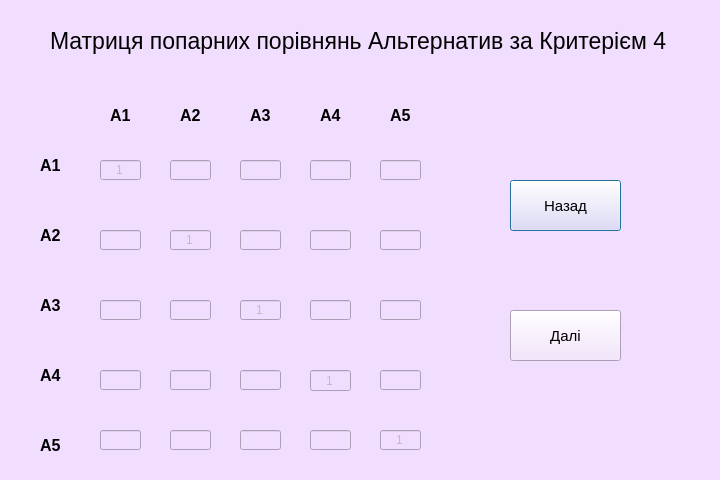
<?xml version="1.0" encoding="UTF-8"?>
<ui version="4.0">
 <class>aawin4</class>
 <widget class="QDialog" name="aawin4">
  <property name="enabled">
   <bool>true</bool>
  </property>
  <property name="geometry">
   <rect>
    <x>0</x>
    <y>0</y>
    <width>720</width>
    <height>480</height>
   </rect>
  </property>
  <property name="minimumSize">
   <size>
    <width>720</width>
    <height>480</height>
   </size>
  </property>
  <property name="maximumSize">
   <size>
    <width>720</width>
    <height>480</height>
   </size>
  </property>
  <property name="windowTitle">
   <string>Dialog</string>
  </property>
  <property name="styleSheet">
   <string notr="true">background-color:rgb(241,222,255);</string>
  </property>
  <widget class="QLabel" name="label">
   <property name="geometry">
    <rect>
     <x>50</x>
     <y>10</y>
     <width>631</width>
     <height>61</height>
    </rect>
   </property>
   <property name="font">
    <font>
     <pointsize>17</pointsize>
     <weight>50</weight>
     <bold>false</bold>
    </font>
   </property>
   <property name="text">
    <string>Матриця попарних порівнянь Альтернатив за Критерієм 4</string>
   </property>
  </widget>
  <widget class="QLabel" name="label_2">
   <property name="geometry">
    <rect>
     <x>40</x>
     <y>150</y>
     <width>31</width>
     <height>31</height>
    </rect>
   </property>
   <property name="font">
    <font>
     <pointsize>12</pointsize>
     <weight>75</weight>
     <bold>true</bold>
    </font>
   </property>
   <property name="text">
    <string>А1</string>
   </property>
  </widget>
  <widget class="QLabel" name="label_3">
   <property name="geometry">
    <rect>
     <x>40</x>
     <y>220</y>
     <width>31</width>
     <height>31</height>
    </rect>
   </property>
   <property name="font">
    <font>
     <pointsize>12</pointsize>
     <weight>75</weight>
     <bold>true</bold>
    </font>
   </property>
   <property name="text">
    <string>А2</string>
   </property>
  </widget>
  <widget class="QLabel" name="label_4">
   <property name="geometry">
    <rect>
     <x>40</x>
     <y>290</y>
     <width>31</width>
     <height>31</height>
    </rect>
   </property>
   <property name="font">
    <font>
     <pointsize>12</pointsize>
     <weight>75</weight>
     <bold>true</bold>
    </font>
   </property>
   <property name="text">
    <string>А3</string>
   </property>
  </widget>
  <widget class="QLabel" name="label_5">
   <property name="geometry">
    <rect>
     <x>40</x>
     <y>360</y>
     <width>31</width>
     <height>31</height>
    </rect>
   </property>
   <property name="font">
    <font>
     <pointsize>12</pointsize>
     <weight>75</weight>
     <bold>true</bold>
    </font>
   </property>
   <property name="text">
    <string>А4</string>
   </property>
  </widget>
  <widget class="QLabel" name="label_6">
   <property name="geometry">
    <rect>
     <x>40</x>
     <y>430</y>
     <width>31</width>
     <height>31</height>
    </rect>
   </property>
   <property name="font">
    <font>
     <pointsize>12</pointsize>
     <weight>75</weight>
     <bold>true</bold>
    </font>
   </property>
   <property name="text">
    <string>А5</string>
   </property>
  </widget>
  <widget class="QLabel" name="label_7">
   <property name="geometry">
    <rect>
     <x>110</x>
     <y>100</y>
     <width>31</width>
     <height>31</height>
    </rect>
   </property>
   <property name="font">
    <font>
     <pointsize>12</pointsize>
     <weight>75</weight>
     <bold>true</bold>
    </font>
   </property>
   <property name="text">
    <string>А1</string>
   </property>
  </widget>
  <widget class="QLabel" name="label_8">
   <property name="geometry">
    <rect>
     <x>180</x>
     <y>100</y>
     <width>31</width>
     <height>31</height>
    </rect>
   </property>
   <property name="font">
    <font>
     <pointsize>12</pointsize>
     <weight>75</weight>
     <bold>true</bold>
    </font>
   </property>
   <property name="text">
    <string>А2</string>
   </property>
  </widget>
  <widget class="QLabel" name="label_9">
   <property name="geometry">
    <rect>
     <x>250</x>
     <y>100</y>
     <width>31</width>
     <height>31</height>
    </rect>
   </property>
   <property name="font">
    <font>
     <pointsize>12</pointsize>
     <weight>75</weight>
     <bold>true</bold>
    </font>
   </property>
   <property name="text">
    <string>А3</string>
   </property>
  </widget>
  <widget class="QLabel" name="label_10">
   <property name="geometry">
    <rect>
     <x>320</x>
     <y>100</y>
     <width>31</width>
     <height>31</height>
    </rect>
   </property>
   <property name="font">
    <font>
     <pointsize>12</pointsize>
     <weight>75</weight>
     <bold>true</bold>
    </font>
   </property>
   <property name="text">
    <string>А4</string>
   </property>
  </widget>
  <widget class="QLabel" name="label_11">
   <property name="geometry">
    <rect>
     <x>390</x>
     <y>100</y>
     <width>31</width>
     <height>31</height>
    </rect>
   </property>
   <property name="font">
    <font>
     <pointsize>12</pointsize>
     <weight>75</weight>
     <bold>true</bold>
    </font>
   </property>
   <property name="text">
    <string>А5</string>
   </property>
  </widget>
  <widget class="QLineEdit" name="lineEdit">
   <property name="enabled">
    <bool>false</bool>
   </property>
   <property name="geometry">
    <rect>
     <x>100</x>
     <y>160</y>
     <width>41</width>
     <height>20</height>
    </rect>
   </property>
   <property name="text">
    <string>1</string>
   </property>
   <property name="alignment">
    <set>Qt::AlignCenter</set>
   </property>
  </widget>
  <widget class="QLineEdit" name="a1a2">
   <property name="enabled">
    <bool>true</bool>
   </property>
   <property name="geometry">
    <rect>
     <x>170</x>
     <y>160</y>
     <width>41</width>
     <height>20</height>
    </rect>
   </property>
   <property name="alignment">
    <set>Qt::AlignCenter</set>
   </property>
  </widget>
  <widget class="QLineEdit" name="a1a3">
   <property name="enabled">
    <bool>true</bool>
   </property>
   <property name="geometry">
    <rect>
     <x>240</x>
     <y>160</y>
     <width>41</width>
     <height>20</height>
    </rect>
   </property>
   <property name="alignment">
    <set>Qt::AlignCenter</set>
   </property>
  </widget>
  <widget class="QLineEdit" name="a1a4">
   <property name="enabled">
    <bool>true</bool>
   </property>
   <property name="geometry">
    <rect>
     <x>310</x>
     <y>160</y>
     <width>41</width>
     <height>20</height>
    </rect>
   </property>
   <property name="alignment">
    <set>Qt::AlignCenter</set>
   </property>
  </widget>
  <widget class="QLineEdit" name="a1a5">
   <property name="enabled">
    <bool>true</bool>
   </property>
   <property name="geometry">
    <rect>
     <x>380</x>
     <y>160</y>
     <width>41</width>
     <height>20</height>
    </rect>
   </property>
   <property name="alignment">
    <set>Qt::AlignCenter</set>
   </property>
  </widget>
  <widget class="QLineEdit" name="lineEdit_6">
   <property name="enabled">
    <bool>false</bool>
   </property>
   <property name="geometry">
    <rect>
     <x>100</x>
     <y>230</y>
     <width>41</width>
     <height>20</height>
    </rect>
   </property>
  </widget>
  <widget class="QLineEdit" name="lineEdit_7">
   <property name="enabled">
    <bool>false</bool>
   </property>
   <property name="geometry">
    <rect>
     <x>170</x>
     <y>230</y>
     <width>41</width>
     <height>20</height>
    </rect>
   </property>
   <property name="text">
    <string>1</string>
   </property>
   <property name="alignment">
    <set>Qt::AlignCenter</set>
   </property>
  </widget>
  <widget class="QLineEdit" name="a2a3">
   <property name="enabled">
    <bool>true</bool>
   </property>
   <property name="geometry">
    <rect>
     <x>240</x>
     <y>230</y>
     <width>41</width>
     <height>20</height>
    </rect>
   </property>
   <property name="alignment">
    <set>Qt::AlignCenter</set>
   </property>
  </widget>
  <widget class="QLineEdit" name="a2a4">
   <property name="enabled">
    <bool>true</bool>
   </property>
   <property name="geometry">
    <rect>
     <x>310</x>
     <y>230</y>
     <width>41</width>
     <height>20</height>
    </rect>
   </property>
   <property name="alignment">
    <set>Qt::AlignCenter</set>
   </property>
  </widget>
  <widget class="QLineEdit" name="a2a5">
   <property name="enabled">
    <bool>true</bool>
   </property>
   <property name="geometry">
    <rect>
     <x>380</x>
     <y>230</y>
     <width>41</width>
     <height>20</height>
    </rect>
   </property>
   <property name="alignment">
    <set>Qt::AlignCenter</set>
   </property>
  </widget>
  <widget class="QLineEdit" name="lineEdit_11">
   <property name="enabled">
    <bool>false</bool>
   </property>
   <property name="geometry">
    <rect>
     <x>100</x>
     <y>300</y>
     <width>41</width>
     <height>20</height>
    </rect>
   </property>
  </widget>
  <widget class="QLineEdit" name="lineEdit_12">
   <property name="enabled">
    <bool>false</bool>
   </property>
   <property name="geometry">
    <rect>
     <x>170</x>
     <y>300</y>
     <width>41</width>
     <height>20</height>
    </rect>
   </property>
  </widget>
  <widget class="QLineEdit" name="lineEdit_13">
   <property name="enabled">
    <bool>false</bool>
   </property>
   <property name="geometry">
    <rect>
     <x>240</x>
     <y>300</y>
     <width>41</width>
     <height>20</height>
    </rect>
   </property>
   <property name="text">
    <string>1</string>
   </property>
   <property name="alignment">
    <set>Qt::AlignCenter</set>
   </property>
  </widget>
  <widget class="QLineEdit" name="a3a4">
   <property name="enabled">
    <bool>true</bool>
   </property>
   <property name="geometry">
    <rect>
     <x>310</x>
     <y>300</y>
     <width>41</width>
     <height>20</height>
    </rect>
   </property>
   <property name="alignment">
    <set>Qt::AlignCenter</set>
   </property>
  </widget>
  <widget class="QLineEdit" name="a3a5">
   <property name="enabled">
    <bool>true</bool>
   </property>
   <property name="geometry">
    <rect>
     <x>380</x>
     <y>300</y>
     <width>41</width>
     <height>20</height>
    </rect>
   </property>
   <property name="alignment">
    <set>Qt::AlignCenter</set>
   </property>
  </widget>
  <widget class="QLineEdit" name="lineEdit_16">
   <property name="enabled">
    <bool>false</bool>
   </property>
   <property name="geometry">
    <rect>
     <x>100</x>
     <y>370</y>
     <width>41</width>
     <height>20</height>
    </rect>
   </property>
  </widget>
  <widget class="QLineEdit" name="lineEdit_17">
   <property name="enabled">
    <bool>false</bool>
   </property>
   <property name="geometry">
    <rect>
     <x>170</x>
     <y>370</y>
     <width>41</width>
     <height>20</height>
    </rect>
   </property>
  </widget>
  <widget class="QLineEdit" name="lineEdit_18">
   <property name="enabled">
    <bool>false</bool>
   </property>
   <property name="geometry">
    <rect>
     <x>240</x>
     <y>370</y>
     <width>41</width>
     <height>20</height>
    </rect>
   </property>
  </widget>
  <widget class="QLineEdit" name="lineEdit_19">
   <property name="enabled">
    <bool>false</bool>
   </property>
   <property name="geometry">
    <rect>
     <x>310</x>
     <y>370</y>
     <width>41</width>
     <height>21</height>
    </rect>
   </property>
   <property name="text">
    <string>1</string>
   </property>
   <property name="alignment">
    <set>Qt::AlignCenter</set>
   </property>
  </widget>
  <widget class="QLineEdit" name="a4a5">
   <property name="enabled">
    <bool>true</bool>
   </property>
   <property name="geometry">
    <rect>
     <x>380</x>
     <y>370</y>
     <width>41</width>
     <height>20</height>
    </rect>
   </property>
   <property name="alignment">
    <set>Qt::AlignCenter</set>
   </property>
  </widget>
  <widget class="QLineEdit" name="lineEdit_21">
   <property name="enabled">
    <bool>false</bool>
   </property>
   <property name="geometry">
    <rect>
     <x>100</x>
     <y>430</y>
     <width>41</width>
     <height>20</height>
    </rect>
   </property>
  </widget>
  <widget class="QLineEdit" name="lineEdit_22">
   <property name="enabled">
    <bool>false</bool>
   </property>
   <property name="geometry">
    <rect>
     <x>170</x>
     <y>430</y>
     <width>41</width>
     <height>20</height>
    </rect>
   </property>
  </widget>
  <widget class="QLineEdit" name="lineEdit_23">
   <property name="enabled">
    <bool>false</bool>
   </property>
   <property name="geometry">
    <rect>
     <x>240</x>
     <y>430</y>
     <width>41</width>
     <height>20</height>
    </rect>
   </property>
  </widget>
  <widget class="QLineEdit" name="lineEdit_24">
   <property name="enabled">
    <bool>false</bool>
   </property>
   <property name="geometry">
    <rect>
     <x>310</x>
     <y>430</y>
     <width>41</width>
     <height>20</height>
    </rect>
   </property>
  </widget>
  <widget class="QLineEdit" name="lineEdit_25">
   <property name="enabled">
    <bool>false</bool>
   </property>
   <property name="geometry">
    <rect>
     <x>380</x>
     <y>430</y>
     <width>41</width>
     <height>20</height>
    </rect>
   </property>
   <property name="text">
    <string>1</string>
   </property>
   <property name="alignment">
    <set>Qt::AlignCenter</set>
   </property>
  </widget>
  <widget class="QPushButton" name="back">
   <property name="geometry">
    <rect>
     <x>510</x>
     <y>180</y>
     <width>111</width>
     <height>51</height>
    </rect>
   </property>
   <property name="font">
    <font>
     <pointsize>11</pointsize>
    </font>
   </property>
   <property name="text">
    <string>Назад</string>
   </property>
  </widget>
  <widget class="QPushButton" name="next">
   <property name="geometry">
    <rect>
     <x>510</x>
     <y>310</y>
     <width>111</width>
     <height>51</height>
    </rect>
   </property>
   <property name="font">
    <font>
     <pointsize>11</pointsize>
    </font>
   </property>
   <property name="text">
    <string>Далі</string>
   </property>
  </widget>
 </widget>
 <resources/>
 <connections/>
</ui>
